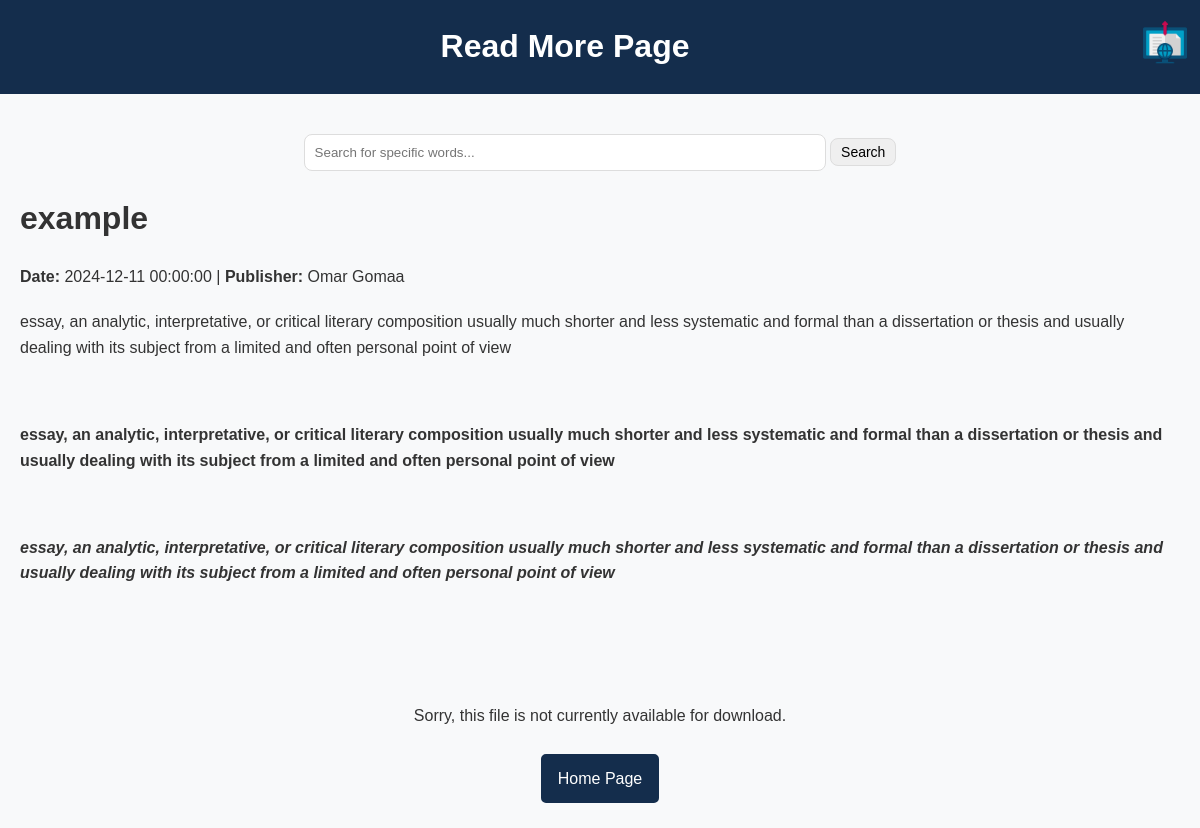
Page /read_more.php?read_more_id=59 on the committed database.
### tables this page shows
CREATE TABLE `essays` (
  `essay_id` int NOT NULL,
  `author_name` varchar(255) NOT NULL,
  `title` varchar(255) NOT NULL,
  `content` text NOT NULL,
  `category` varchar(255) NOT NULL,
  `author_id` int NOT NULL,
  `created_at` datetime DEFAULT CURRENT_TIMESTAMP,
  `file_name` text NOT NULL,
  `essay_status` varchar(255) NOT NULL
);

### read_more.php (the view, shortened to what this page needs)
<!DOCTYPE html>
<html lang="en">
<head>
</head>
<body>
  <header>
    <h1>Read More Page</h1>
    <a href="index.php"><img src="publishing.png" alt="Logo" class="logo"></a>
  </header>
  <?php
  require 'includes/db_connect.php';
  $title = '';
  $content = '';
  $author = '';
  $date = '';
  $file_name = '';
  $search = '';
  if (isset($_GET['read_more_id'])) {
    $essay_id = $_GET['read_more_id'];
    $stmt = $connect->prepare("SELECT * FROM essays WHERE essay_id = ? LIMIT 1");
    $stmt->bind_param("s", $essay_id);
    $stmt->execute();
    $result = $stmt->get_result();
    if ($result->num_rows === 0) {
        echo "<p style='text-align: center;'>Essay not found.</p>";
    } else {
        $row = $result->fetch_assoc();
        $title = $row['title'];
        $content = $row['content'];
        $author = $row['author_name'];
        $date = $row['created_at'];
        $file_name = $row['file_name'];
        $content = nl2br($content);
    }
}
  ?>
  <form action="" method="POST">
    <div class="content">
      <div class="search-bar">
        <input type="text" name="search" placeholder="Search for specific words..." value="<?php echo htmlspecialchars($search); ?>">
        <input type="submit" class="search-button" value="Search">
      </div>
    </form>
    <h1><?php echo htmlspecialchars($title); ?></h1>
    <p class="meta-info"><strong>Date:</strong> <?php echo htmlspecialchars($date); ?> | <strong>Publisher:</strong> <?php echo htmlspecialchars($author); ?></p>
    <p><?php echo strip_tags($content, '<\r><\n><p><br><strong><em><img><ul><li><ol><h1><h2><h3><h4><h5><h6><a><span>'); ?></p>
    <div class="buttons">
    <?php if (!empty($file_name) && file_exists("assets/book/" . $file_name)): ?>
    <a href="assets/book/<?php echo rawurlencode($file_name); ?>" download>Download Essay</a>
  <?php else: ?>
    <p>Sorry, this file is not currently available for download.</p>
  <?php endif; ?>
      <a href="index.php">Home Page</a>
    </div>
</body>
</html>

### read_more.php (style rules this page uses)
body { font-family: Arial, sans-serif; line-height: 1.6; margin: 0; padding: 0; background: #f8f9fa; color: #333; }
header { background: #142d4c; color: white; padding: 0 auto; display: flex; justify-content: space-between; align-items: center; }
header a { color: white; text-decoration: none; margin: 0 10px; }
.content { padding: 20px; }
.content h1 { font-size: 2rem; margin-bottom: 20px; }
.content p { margin-bottom: 20px; }
.search-bar { margin: 20px 0; text-align: center; }
.search-bar input[type="text"] { padding: 10px; width: 80%; max-width: 500px; border: 1px solid #ddd; border-radius: 8px; }
.search-bar .search-button { padding: 5px 10px; font-size: 14px; max-width: 100px; border: 1px solid #ddd; border-radius: 8px; cursor: pointer; }
.buttons { margin-top: 30px; text-align: center; }
.buttons a { text-decoration: none; color: white; background: #142d4c; padding: 10px 15px; border-radius: 5px; margin: 5px; display: inline-block; border: 2px solid #142d4c; }
.logo { width: 50px; height: auto; }

### rows in the picture
essays: title "example", created_at "2024-12-11 00:00:00", author_name "Omar Gomaa", content "essay, an analytic, interpretative, or critical literary composition usually much shorter and less systematic and formal than a dissertation or thesis and usually dealing with its subject from a limited and often personal point of view essay, an analytic, interpretative, or critical literary composition usually much shorter and less systematic and formal than a dissertation or thesis and usually dealing with its subject from a limited and often personal point of view essay, an analytic, interpretative, or critical literary composition usually much shorter and less systematic and formal than a dissertation or thesis and usually dealing with its subject from a limited and often personal point…"
